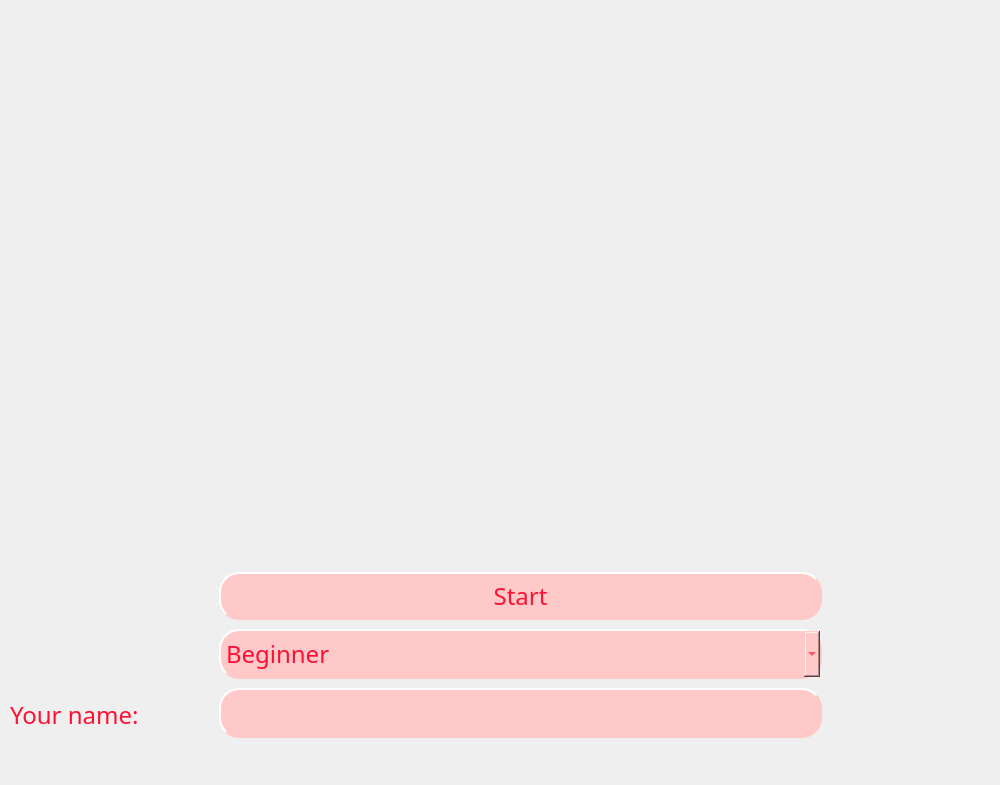
    <widget class="QWidget" name="page_1">
     <property name="minimumSize">
      <size>
       <width>1000</width>
       <height>785</height>
      </size>
     </property>
     <property name="maximumSize">
      <size>
       <width>1000</width>
       <height>785</height>
      </size>
     </property>
     <property name="sizeIncrement">
      <size>
       <width>1000</width>
       <height>790</height>
      </size>
     </property>
     <property name="styleSheet">
      <string notr="true">background-image: url(:/title.jpg);</string>
     </property>
     <widget class="QLabel" name="label">
      <property name="geometry">
       <rect>
        <x>10</x>
        <y>690</y>
        <width>191</width>
        <height>50</height>
       </rect>
      </property>
      <property name="font">
       <font>
        <family>Showcard Gothic</family>
        <pointsize>18</pointsize>
        <weight>50</weight>
        <bold>false</bold>
       </font>
      </property>
      <property name="styleSheet">
       <string notr="true">color:rgb(255, 16, 50);</string>
      </property>
      <property name="text">
       <string>Your name:</string>
      </property>
     </widget>
     <widget class="QFrame" name="frame">
      <property name="geometry">
       <rect>
        <x>210</x>
        <y>560</y>
        <width>621</width>
        <height>191</height>
       </rect>
      </property>
      <property name="styleSheet">
       <string notr="true">background:Transparent;
</string>
      </property>
      <layout class="QVBoxLayout" name="verticalLayout">
       <item>
        <widget class="QPushButton" name="start">
         <property name="font">
          <font>
           <family>Showcard Gothic</family>
           <pointsize>18</pointsize>
           <weight>50</weight>
           <italic>false</italic>
           <bold>false</bold>
           <kerning>true</kerning>
          </font>
         </property>
         <property name="styleSheet">
          <string notr="true">background:Transparent;
font: 18pt &quot;Showcard Gothic&quot;;
color:rgb(255, 16, 50);
border:Transparent;
border:none;
background-color:rgb(255, 201, 201);
border: 2px solid rgb(255, 201, 201);
border-radius: 20px;
border-style: outset;
background: qradialgradient(
cx: 0.3, cy: -0.4, fx: 0.3, fy: -0.4,
radius: 1.35, stop: 0 rgb(255, 201, 201) stop: 1 #ffffff
);
padding: 5px;</string>
         </property>
         <property name="text">
          <string>Start</string>
         </property>
        </widget>
       </item>
       <item>
        <widget class="QComboBox" name="comboLevel">
         <property name="font">
          <font>
           <family>Showcard Gothic</family>
           <pointsize>18</pointsize>
           <weight>50</weight>
           <bold>false</bold>
          </font>
         </property>
         <property name="styleSheet">
          <string notr="true">background:Transparent;
border:Transparent;
color:rgb(255, 16, 50);
background-color:rgb(255, 201, 201);
border: 2px solid rgb(255, 201, 201);
border-radius: 20px;
border-style: outset;
background: qradialgradient(
cx: 0.3, cy: -0.4, fx: 0.3, fy: -0.4,
radius: 1.35, stop: 0 rgb(255, 201, 201) stop: 1 #ffffff
);
padding: 5px;</string>
         </property>
         <item>
          <property name="text">
           <string>Beginner</string>
          </property>
         </item>
         <item>
          <property name="text">
           <string>Intermediate</string>
          </property>
         </item>
         <item>
          <property name="text">
           <string>Expert</string>
          </property>
         </item>
        </widget>
       </item>
       <item>
        <widget class="QLineEdit" name="name1">
         <property name="font">
          <font>
           <family>Showcard Gothic</family>
           <pointsize>18</pointsize>
           <weight>50</weight>
           <italic>false</italic>
           <bold>false</bold>
          </font>
         </property>
         <property name="styleSheet">
          <string notr="true">background:Transparent;
font: 18pt &quot;Showcard Gothic&quot;;
color:rgb(255, 16, 50);
border:Transparent;
border:none;
background-color:rgb(255, 201, 201);
border: 2px solid rgb(255, 201, 201);
border-radius: 20px;
border-style: outset;
background: qradialgradient(
cx: 0.3, cy: -0.4, fx: 0.3, fy: -0.4,
radius: 1.35, stop: 0 rgb(255, 201, 201) stop: 1 #ffffff
);
padding: 5px;</string>
         </property>
         <property name="text">
          <string/>
         </property>
         <property name="maxLength">
          <number>70</number>
         </property>
        </widget>
       </item>
      </layout>
     </widget>
    </widget>
